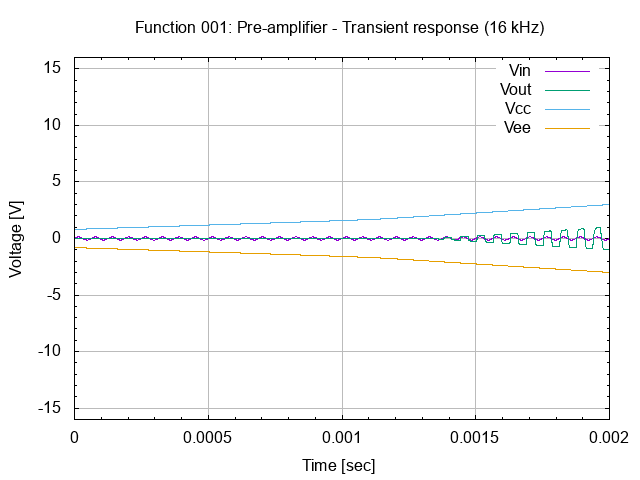

Write gnuplot code to recreate this figure.
# setup terminal
set term png

# setup graph
set output "26.001.00.01.02.02.png"
set title "Function 001: Pre-amplifier - Transient response @ 16 kHz"

# setup Y-axis
set yrange [-16:16]
set grid ytics lt 1 lw 1 lc rgb "#bbbbbb"
set mytics
set ylabel "Voltage [V]"

# setup X-axis
set grid xtics lt 1 lw 1 lc rgb "#bbbbbb"
set mxtics
set xrange [0:0.002]
set xlabel "Time [sec]"

# setup plot style
set style data lines
plot '26.001.00.01.02.dat' using 1:2 title "Vin", \
     '26.001.00.01.02.dat' using 1:3 title "Vout", \
     '26.001.00.01.02.dat' using 1:4 title "Vcc", \
     '26.001.00.01.02.dat' using 1:5 title "Vee"

# set output back to default
set output

# reset terminal type
set terminal pop
